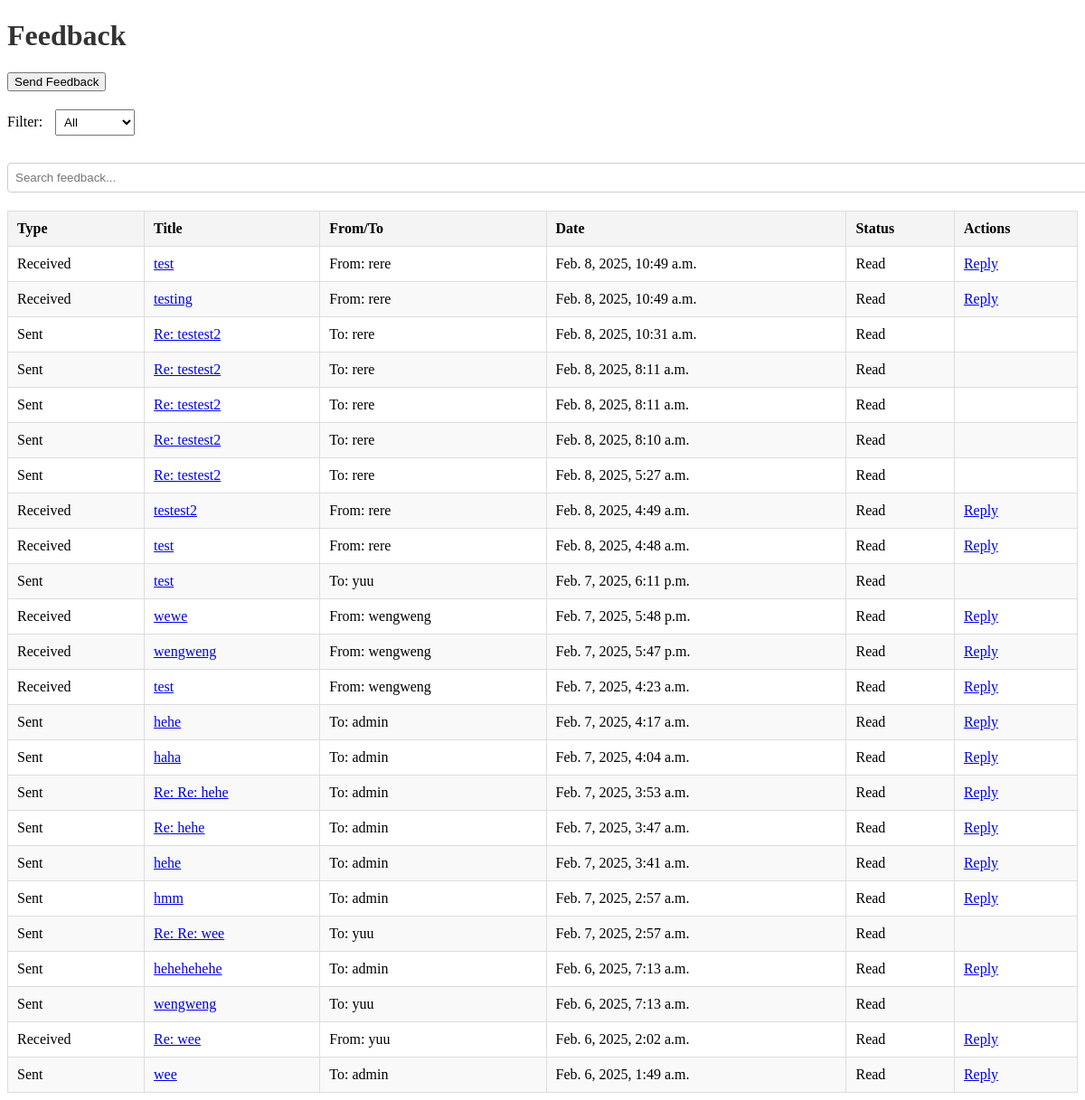
Screenshot of /feedbacks/ (signed in) with the database file from the repository.
### feedbacks/models.py (models this page shows, shortened)
class Feedback(models.Model):
    CATEGORY_CHOICES = [
        ('system/application', 'System/Application'),
        ('aid_programs', 'Aid Programs'),
    ]
    sender = models.ForeignKey(settings.AUTH_USER_MODEL, related_name='sent_feedbacks', on_delete=models.CASCADE)
    receiver = models.ForeignKey(settings.AUTH_USER_MODEL, related_name='received_feedbacks', on_delete=models.CASCADE)
    title = models.CharField(max_length=255)
    message = models.TextField()
    category = models.CharField(max_length=20, choices=CATEGORY_CHOICES)
    attachment = models.FileField(upload_to='feedback_attachments/', blank=True, null=True)
    is_read = models.BooleanField(default=False)  # Track if the feedback is read
    created_at = models.DateTimeField(auto_now_add=True)
    updated_at = models.DateTimeField(auto_now=True)
    class Meta:
        db_table = 'feedback'

### users/models.py (models this page shows, shortened)
class Account(AbstractUser):
    ROLE_LIST = [
        ('student', 'Student'),
        ('officer', 'Aid Officer'),
        ('funder', 'Funder'),
        ('administrator', 'Administrator'),
    ]
    role = models.CharField(max_length=13, choices=ROLE_LIST)
    study_program = models.CharField(max_length=100, blank=True, null=True)  # only for Students
    years_of_study = models.IntegerField(blank=True, null=True)
    gpa = models.FloatField(blank=True, null=True)
    organization_name = models.CharField(max_length=255, blank=True, null=True)
    is_approved = models.BooleanField(default=False)
    phone_number = models.CharField(max_length=15, blank=True, null=True)
    created_at = models.DateTimeField(default=now)
    updated_at = models.DateTimeField(auto_now=True)
    class Meta:
        db_table = 'users_masterlist'

### feedbacks/views.py (the view, shortened to what this page needs)
# urls.py: path('', views.feedback_view, name='feedback_view'),
@login_required
def feedback_view(request):
    tab = request.GET.get('tab', 'received')
    feedback_id = request.GET.get('id')
    all_feedbacks = Feedback.objects.filter(
        Q(sender=request.user) | Q(receiver=request.user)
    ).order_by('-created_at')
    feedback_list = []
    for feedback in all_feedbacks:
        feedback_data = {
            'feedback': feedback,
            'type': 'Sent' if feedback.sender == request.user else 'Received',
        }
        feedback_list.append(feedback_data)
    return render(request, 'feedbacks/feedback.html', {
        'tab': tab,
        'feedback_list': feedback_list,
    })

### feedbacks/templates/feedbacks/feedback.html (shortened to what this page needs)
<!DOCTYPE html>
<html lang="en">
<head>
</head>
<body>
    <h1>Feedback</h1>
    <div class="actions">
        <button onclick="openModal('send-feedback')">Send Feedback</button>
    </div>
    <div class="filters">
        <label for="filter-dropdown">Filter:</label>
        <select id="filter-dropdown" onchange="filterFeedback(this.value)">
            <option value="all">All</option>
        </select>
    </div>
    <div class="search-bar">
        <input type="text" id="search-input" placeholder="Search feedback..." onkeyup="filterFeedback()">
    </div>
    <table id="feedback-table">
        <thead>
            <tr>
                <th>Type</th>
                <th>Title</th>
                <th>From/To</th>
                <th>Date</th>
                <th>Status</th>
                <th>Actions</th>
            </tr>
        </thead>
        <tbody>
            {% for item in feedback_list %}
                <tr class="feedback-row {% if item.type == 'Sent' %}sent{% else %}received{% endif %}">
                    <td>{{ item.type }}</td>
                    <td>
                        <a href="#"
                            onclick="showFeedbackContent(
                                '{{ item.feedback.id }}',
                                '{{ item.feedback.title|escapejs }}',
                                '{{ item.feedback.message|escapejs }}',
                                {% if item.feedback.attachment %}'{{ item.feedback.attachment.url|escapejs }}'{% else %}null{% endif %}
                            )">
                            {{ item.feedback.title }}
                        </a>
                    </td>
                    <td>
                        {% if item.type == 'Sent' %}
                            To: {{ item.feedback.receiver.username }}
                        {% else %}
                            From: {{ item.feedback.sender.username }}
                        {% endif %}
                    </td>
                    <td>{{ item.feedback.created_at }}</td>
                    <td id="status-{{item.feedback.id}}">
                        {% if not item.feedback.is_read and item.feedback.receiver == request.user %}
                            <strong>Unread</strong>
                        {% else %}
                            Read
                        {% endif %}
                    </td>
                    <td>
                        {% if item.feedback.receiver == request.user %}
                            <a href="#" onclick="openReplyModal({{ item.feedback.id }})">Reply</a>
                        {% endif %}
                    </td>
                </tr>
            {% empty %}
                <tr>
                    <td colspan="6">No feedback available.</td>
                </tr>
            {% endfor %}
        </tbody>
    </table>
</body>
</html>

### feedbacks/templates/feedbacks/feedback.html (style rules this page uses)
h1 { color: #333; }
.actions, .filters, .search-bar { margin-bottom: 20px; }
.filters select { padding: 5px; margin-left: 10px; }
.search-bar input { width: 100%; padding: 8px; margin-top: 10px; border: 1px solid #ccc; border-radius: 4px; }
table { width: 100%; border-collapse: collapse; margin-top: 20px; }
table th, table td { padding: 10px; border: 1px solid #ddd; text-align: left; }
table th { background-color: #f4f4f4; }
table tr:nth-child(even) { background-color: #f9f9f9; }

### rows the page displays
Feedback: type "Received", feedback "test", feedback.sender.username "rere", feedback.created_at "Feb. 8, 2025, 10:49 a.m.", is_read "Read"
Feedback: type "Received", feedback "testing", feedback.sender.username "rere", feedback.created_at "Feb. 8, 2025, 10:49 a.m.", is_read "Read"
Feedback: type "Sent", feedback "Re: testest2", feedback.receiver.username "rere", feedback.created_at "Feb. 8, 2025, 10:31 a.m.", is_read "Read"
Feedback: type "Sent", feedback "Re: testest2", feedback.receiver.username "rere", feedback.created_at "Feb. 8, 2025, 8:11 a.m.", is_read "Read"
Feedback: type "Sent", feedback "Re: testest2", feedback.receiver.username "rere", feedback.created_at "Feb. 8, 2025, 8:11 a.m.", is_read "Read"
Feedback: type "Sent", feedback "Re: testest2", feedback.receiver.username "rere", feedback.created_at "Feb. 8, 2025, 8:10 a.m.", is_read "Read"
Feedback: type "Sent", feedback "Re: testest2", feedback.receiver.username "rere", feedback.created_at "Feb. 8, 2025, 5:27 a.m.", is_read "Read"
Feedback: type "Received", feedback "testest2", feedback.sender.username "rere", feedback.created_at "Feb. 8, 2025, 4:49 a.m.", is_read "Read"
Feedback: type "Received", feedback "test", feedback.sender.username "rere", feedback.created_at "Feb. 8, 2025, 4:48 a.m.", is_read "Read"
Feedback: type "Sent", feedback "test", feedback.receiver.username "yuu", feedback.created_at "Feb. 7, 2025, 6:11 p.m.", is_read "Read"
Feedback: type "Received", feedback "wewe", feedback.sender.username "wengweng", feedback.created_at "Feb. 7, 2025, 5:48 p.m.", is_read "Read"
Feedback: type "Received", feedback "wengweng", feedback.sender.username "wengweng", feedback.created_at "Feb. 7, 2025, 5:47 p.m.", is_read "Read"
Feedback: type "Received", feedback "test", feedback.sender.username "wengweng", feedback.created_at "Feb. 7, 2025, 4:23 a.m.", is_read "Read"
Feedback: type "Sent", feedback "hehe", feedback.receiver.username "admin", feedback.created_at "Feb. 7, 2025, 4:17 a.m.", is_read "Read"
Feedback: type "Sent", feedback "haha", feedback.receiver.username "admin", feedback.created_at "Feb. 7, 2025, 4:04 a.m.", is_read "Read"
Feedback: type "Sent", feedback "Re: Re: hehe", feedback.receiver.username "admin", feedback.created_at "Feb. 7, 2025, 3:53 a.m.", is_read "Read"
Feedback: type "Sent", feedback "Re: hehe", feedback.receiver.username "admin", feedback.created_at "Feb. 7, 2025, 3:47 a.m.", is_read "Read"
Feedback: type "Sent", feedback "hehe", feedback.receiver.username "admin", feedback.created_at "Feb. 7, 2025, 3:41 a.m.", is_read "Read"
Feedback: type "Sent", feedback "hmm", feedback.receiver.username "admin", feedback.created_at "Feb. 7, 2025, 2:57 a.m.", is_read "Read"
Feedback: type "Sent", feedback "Re: Re: wee", feedback.receiver.username "yuu", feedback.created_at "Feb. 7, 2025, 2:57 a.m.", is_read "Read"
Feedback: type "Sent", feedback "hehehehehe", feedback.receiver.username "admin", feedback.created_at "Feb. 6, 2025, 7:13 a.m.", is_read "Read"
Feedback: type "Sent", feedback "wengweng", feedback.receiver.username "yuu", feedback.created_at "Feb. 6, 2025, 7:13 a.m.", is_read "Read"
Feedback: type "Received", feedback "Re: wee", feedback.sender.username "yuu", feedback.created_at "Feb. 6, 2025, 2:02 a.m.", is_read "Read"
Feedback: type "Sent", feedback "wee", feedback.receiver.username "admin", feedback.created_at "Feb. 6, 2025, 1:49 a.m.", is_read "Read"
